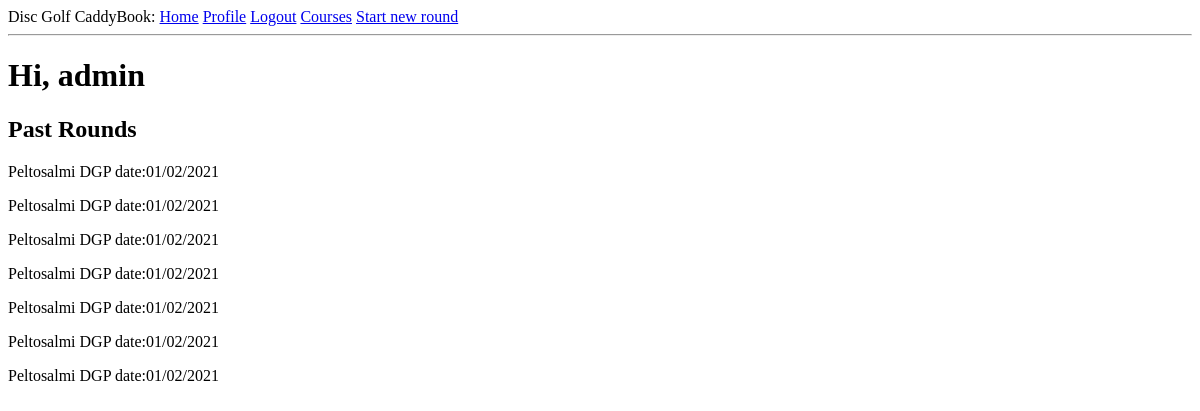
Before: /index (signed in) with the older database file.
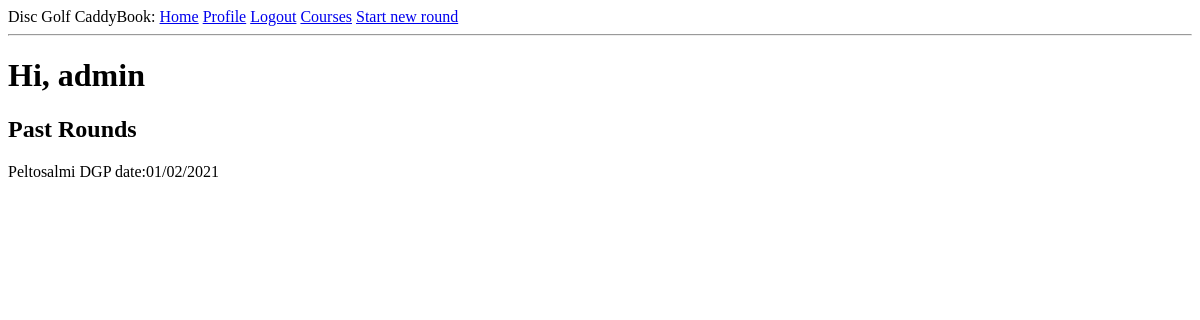
After: the same page with the newer database file.
### app/models.py (models this page shows, shortened)
class User(UserMixin, db.Model):
    id = db.Column(db.Integer, primary_key=True)
    username = db.Column(db.String(64), index=True, unique=True)
    email = db.Column(db.String(120), index=True, unique=True)
    password_hash = db.Column(db.String(128))
    rounds = db.relationship('Round', backref='user', lazy='dynamic')
    def get_rounds(self):
        playedrounds = Round.query.filter_by(rounduser_id=self.id)
        return playedrounds

class Round(db.Model):
    id = db.Column(db.Integer, primary_key=True)
    rounddate = db.Column(db.DateTime, default=datetime.utcnow)
    roundweather = db.Column(db.String(16))
    rounduser_id = db.Column(db.Integer, db.ForeignKey('user.id'))
    roundcourse_id = db.Column(db.Integer, db.ForeignKey('course.id'))
    roundscores = db.relationship('Roundscore', backref='round', lazy='dynamic')
    def get_coursename(self):
        course = Course.query.filter_by(id=self.roundcourse_id).first()
        return course.coursename
    def get_date(self):
        date = self.rounddate.strftime('%d/%m/%Y')
        return date

class Course(db.Model):
    id = db.Column(db.Integer, primary_key=True)
    coursename = db.Column(db.String(64), index=True, unique=True)
    courseholes = db.Column(db.Integer)
    courselocation = db.Column(db.String(64))
    rounds = db.relationship('Round', backref='course', lazy='dynamic')
    holes = db.relationship('Hole', backref='course', lazy='dynamic')

### app/routes.py (the view)
@app.route('/')
@app.route('/index')
@login_required
def index():
    return render_template('index.html', title='Home', rounds = current_user.get_rounds())

### app/models.py (called while the page is built)
@login.user_loader
def load_user(id):
    return User.query.get(int(id))

### app/templates/index.html
{% extends "base.html" %}
{% block content %}
    <h1>Hi, {{ current_user.username }}</h1>
    <h2>Past Rounds</h2>
    {% if rounds.count() == 0 %}
        <div>
            <p>
                No past rounds. You can start round <a href="{{ url_for('createround') }}">here</a>
            </p>
        </div>
    {% else %}
        <div>
            {% for round in rounds %}
            <div>
                <p>{{ round.get_coursename() }} date:{{ round.get_date() }}</p>
            </div>
            {% endfor %}
        </div>
    {% endif %}
{% endblock %}

### app/templates/base.html (shortened to what this page needs)
<html>
<head>
</head>
<body>
    <div>
        Disc Golf CaddyBook:
        <a href="{{ url_for('index') }}">Home</a>
        {% if current_user.is_anonymous %}
        <a href="{{ url_for('login') }}">Login</a>
        {% else %}
        <a href="{{ url_for('user', username=current_user.username) }}">Profile</a>
        <a href="{{ url_for('logout') }}">Logout</a>
        <a href="{{ url_for('courses') }}">Courses</a>
        <a href="{{ url_for('createround') }}">Start new round</a>
        {% endif %}
    </div>
    <hr>
    {% block content %}{% endblock %}
</body>
</html>

Changed rows visible on the page:
removed Round: get_coursename "Peltosalmi DGP", get_date "01/02/2021"
removed Round: get_coursename "Peltosalmi DGP", get_date "01/02/2021"
removed Round: get_coursename "Peltosalmi DGP", get_date "01/02/2021"
removed Round: get_coursename "Peltosalmi DGP", get_date "01/02/2021"
removed Round: get_coursename "Peltosalmi DGP", get_date "01/02/2021"
removed Round: get_coursename "Peltosalmi DGP", get_date "01/02/2021"
